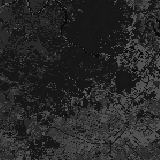
#> input picture data/nlcd/nlcd2021_austin.tif, 160 x 160 px, given in place of Australia_DEM.tif, which was not available
$ python build_portal_assets.py --root ../data/nlcd --out out.png
#> lines starting #> are read from the running program, lines starting #| are printed output that depends on the picture; pictures that were not available may be replaced by others from this repository, and a replacement may not be noted
"""Turn 19 GB of FloodCastBench rasters into a ~10 MB web bundle.

Run on Vista, where the archive lives; the output directory is rsynced to
`portal/public/data/`.

Products:
    terrain.png        terrain-RGB encoded DEM for deck.gl TerrainLayer
    depth/NNNN.webp    colourised flood depth, one per sampled frame
    ours/NNNN.webp     our solver's depth over the validation window
    controllability.png  where a levee can help at all, from the 933-site screen
    manifest.json      bounds, times, colour scale, provenance, evidence badges

Every product carries its provenance into `manifest.json`, because the portal
labels each panel OBSERVED / VALIDATED MODEL / PROJECTION and those labels must
come from the pipeline rather than being typed into the UI by hand.
"""

from __future__ import annotations

import argparse
import glob
import json
import math
import os
import re
from pathlib import Path

import numpy as np
import tifffile
import warnings

warnings.filterwarnings("ignore")

# EPSG:32756 (WGS84 / UTM 56S) -> WGS84, computed with pyproj in
# scripts/ (see docs). Corners of the 1073 x 1073, 30 m Australia grid.
AUS_BOUNDS = {
    "west": 153.17877, "east": 153.51020,
    "south": -29.14060, "north": -28.84921,
    "epsg": 32756, "extent_km": 32.2,
    "place": "Lower Richmond River, Northern Rivers, NSW, Australia",
    "event": "February-March 2022 Northern Rivers flood",
}


def terrain_rgb(z: np.ndarray) -> np.ndarray:
    """Mapbox terrain-RGB encoding: h = -10000 + (R*65536 + G*256 + B) * 0.1."""
    v = np.nan_to_num(z, nan=0.0)
    enc = np.clip((v + 10000.0) / 0.1, 0, 256**3 - 1).astype(np.uint32)
    out = np.zeros(v.shape + (3,), dtype=np.uint8)
    out[..., 0] = (enc >> 16) & 255
    out[..., 1] = (enc >> 8) & 255
    out[..., 2] = enc & 255
    return out


# [28 lines left out: functions depth_rgba, scalar_rgba, not called in this run]


def write_png(path: Path, arr: np.ndarray) -> int:
    """PNG for terrain (lossless, the heights must be exact); WebP for overlays.

    Terrain-RGB packs elevation into colour channels, so any lossy step corrupts
    the heights. The depth overlays are smooth gradients with alpha, which PNG
    compresses badly -- 90 frames came to 26 MB. WebP at q=82 cuts that ~4x with
    no visible difference at display scale.
    """
    from PIL import Image

    path.parent.mkdir(parents=True, exist_ok=True)
    img = Image.fromarray(arr)
    if path.suffix == ".webp":
        img.save(path, format="WEBP", quality=82, method=6)
    else:
        img.save(path, optimize=True)
    return path.stat().st_size


# [9 lines left out: function _finite, not called in this run]


def coarsen(a: np.ndarray, f: int) -> np.ndarray:
    if f <= 1:
        return a
    h, w = a.shape[0] // f, a.shape[1] // f
    return np.nanmean(a[: h * f, : w * f].reshape(h, f, w, f), axis=(1, 3))


# [44 lines left out: function levee_geometry, not called in this run]


def coarsen_fn(a: np.ndarray, f: int) -> np.ndarray:
    return coarsen(a, f)


def main() -> None:
    ap = argparse.ArgumentParser()
    ap.add_argument("--root", required=True)
    ap.add_argument("--out", required=True)
    ap.add_argument("--frames", type=int, default=90)
    ap.add_argument("--coarsen", type=int, default=2, help="2 -> 536x536 rasters")
    ap.add_argument("--runs", default=None, help="repo runs/ dir for metrics")
    ap.add_argument("--manifest-only", action="store_true",
                    help="skip raster generation; refresh manifest.json only")
    ap.add_argument("--plan-coarsen", type=int, default=4,
                    help="coarsening the planning study used, for site geometry")
    ap.add_argument("--settle-rc", type=int, nargs=2, default=[52, 52])
    ap.add_argument("--settle-radius", type=int, default=10)
    ap.add_argument("--n-sites", type=int, default=6)
    args = ap.parse_args()

    root = Path(args.root)
    if root.name != "FloodCastBench" and (root / "FloodCastBench").is_dir():
        root = root / "FloodCastBench"
    out = Path(args.out)
    out.mkdir(parents=True, exist_ok=True)

    dem = tifffile.imread(root / "Study regions" / "Australia_DEM.tif").astype(np.float32)
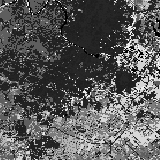
#> dem: shape (160, 160) float32; min 11, max 95, mean 40.4; drawn with min black and max white
    dem[dem < -1e30] = np.nan
    demc = coarsen(dem, args.coarsen)
#> in coarsen, `return np.nanmean(a[: h * f, : w * f].reshape(h, f, w, f), axis=(1, 3))`:
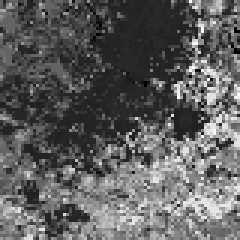
#> returned value: shape (80, 80) float32 (shown 3 times larger); min 11, max 90, mean 40.4; drawn with min black and max white
    if not args.manifest_only:
        n = write_png(out / "terrain.png", terrain_rgb(demc))
#> in terrain_rgb, `out[..., 0] = (enc >> 16) & 255`:
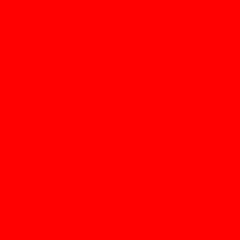
#> out: shape (80, 80, 3) (shown 3 times larger); mean of channels 0, 1, 2 1, 0, 0; drawn with 1 as white
#> in terrain_rgb, `out[..., 1] = (enc >> 8) & 255`:
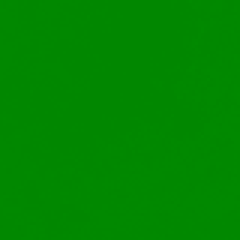
#> out: shape (80, 80, 3) (shown 3 times larger); mean of channels 0, 1, 2 1, 135.7, 0; drawn as R, G, B
#> in terrain_rgb, `out[..., 2] = enc & 255`:
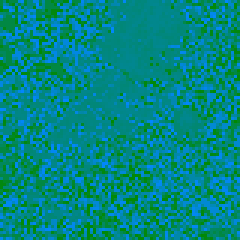
#> out: shape (80, 80, 3) (shown 3 times larger); mean of channels 0, 1, 2 1, 135.7, 130.1; drawn as R, G, B
        print(f"terrain.png {demc.shape} {n/1024:.0f} KB", flush=True)

    D = root / "High-fidelity flood forecasting" / "30m" / "Australia"
    files = sorted(D.glob("*.tif"),
                   key=lambda p: int(re.sub(r"\D", "", p.stem) or -1))
    secs = [int(re.sub(r"\D", "", p.stem) or -1) for p in files]
    idx = np.linspace(0, len(files) - 1, args.frames).round().astype(int)

    vmax = 0.0
    if args.manifest_only:
        prev = json.loads((out / "manifest.json").read_text())
        vmax = prev["depth_vmax_m"]
    for i in ([] if args.manifest_only else idx[:: max(1, len(idx) // 12)]):
        vmax = max(vmax, float(np.nanmax(np.nan_to_num(tifffile.imread(files[i])))))
    vmax = float(np.ceil(vmax))
    print(f"depth colour scale 0..{vmax} m", flush=True)

    total = 0
    frames_meta = []
    for j, i in enumerate([] if args.manifest_only else idx):
        d = coarsen(np.nan_to_num(tifffile.imread(files[i])), args.coarsen)
        total += write_png(out / "depth" / f"{j:04d}.webp", depth_rgba(d, vmax))
        frames_meta.append({
            "i": j, "t_seconds": secs[i], "t_hours": secs[i] / 3600.0,
            "wet_cells": int((d > 0.01).sum()), "max_depth": float(d.max()),
            "mean_depth_wet": float(d[d > 0.01].mean()) if (d > 0.01).any() else 0.0,
        })
        if j % 20 == 0:
            print(f"  depth frame {j}/{len(idx)}", flush=True)
    print(f"depth/ {len(idx)} frames, {total/1e6:.1f} MB", flush=True)

    if args.manifest_only:
        frames_meta = json.loads((out / "manifest.json").read_text())["frames"]

    with tifffile.TiffFile(root / "Study regions" / "Australia_DEM.tif") as tf:
        tp = tf.pages[0].tags["ModelTiepointTag"].value
    geom = levee_geometry(dem, args.plan_coarsen, tuple(args.settle_rc),
                          args.settle_radius, args.n_sites,
                          float(tp[3]), float(tp[4]), 30.0, AUS_BOUNDS["epsg"])
    print(f"levee geometry: settlement {geom['settlement']['lat']:.5f},"
          f"{geom['settlement']['lon']:.5f}; {len(geom['sites'])} sites", flush=True)

    manifest = {
        "generated": "scripts/build_portal_assets.py",
        "levee_geometry": geom,
        "bounds": AUS_BOUNDS,
        "grid": list(demc.shape),
        "native_grid": list(dem.shape),
        "native_dx_m": 30.0,
        "raster_dx_m": 30.0 * args.coarsen,
        "dem_range_m": [float(np.nanmin(dem)), float(np.nanmax(dem))],
        "depth_vmax_m": vmax,
        "frame_ext": "webp",
        "frames": frames_meta,
        "provenance": {
            "terrain": {"badge": "OBSERVED",
                        "source": "FloodCastBench Study regions/Australia_DEM.tif",
                        "note": "30 m DEM, EPSG:32756"},
            "depth": {"badge": "OBSERVED",
                      "source": "FloodCastBench High-fidelity 30m/Australia",
                      "note": ("reference depths from a finite-difference solution "
                               "of the 2-D shallow water equations, validated by the "
                               "dataset authors against SAR flood maps")},
        },
        "caveats": [
            "The archive ships no rainfall and no land-cover field.",
            "Depth rasters carry no georeferencing; the DEM's EPSG:32756 places "
            "the grid, and only Australia's DEM grid matches its depth grid.",
            "Rasters here are block-averaged from 30 m for web delivery.",
        ],
    }

    if args.runs:
        runs = Path(args.runs)
        metrics = {}
        for key, rel in (("validation", "floodcast_validate_closed/validate.json"),
                         ("validation_openbc", "floodcast_validate/validate.json"),
                         ("sites", "flood_sites/sites.json"),
                         ("elasticity", "flood_elasticity/elasticity.json"),
                         ("span_synthetic", "flood_span/span.json")):
            f = runs / rel
            if f.exists():
                metrics[key] = json.loads(f.read_text())
                print(f"  metrics: {key}", flush=True)
        # json.dumps writes bare NaN/Infinity, which is invalid JSON and makes
        # JSON.parse throw outright -- the browser then sees no metrics at all
        # and every chart renders empty with no clue why. Emit null instead.
        (out / "metrics.json").write_text(
            json.dumps(_finite(metrics), allow_nan=False)
        )
        manifest["metrics"] = sorted(metrics)

    (out / "manifest.json").write_text(json.dumps(manifest, indent=2))
    size = sum(f.stat().st_size for f in out.rglob("*") if f.is_file())
    print(f"\nbundle {size/1e6:.1f} MB -> {out}", flush=True)


if __name__ == "__main__":
#> (the run stopped early here; a loop or call above may not have finished)
